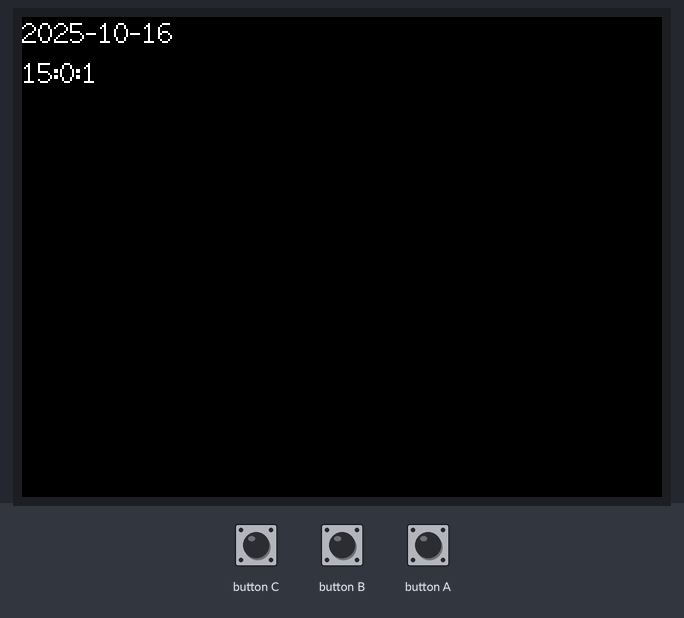
Recording of a program running on a simulated ESP32. Parts: 320×240 colour display. The test bench sets the inputs (shaded band). The local clock reads 2024-03-15 10:24:30 at power-on unless the program sets it; storage starts empty; random numbers use the default seed unless the program sets one.

Above: at 1.3 s.
1.4 s: button A pressed for 0.15 s
At 2.4 s:
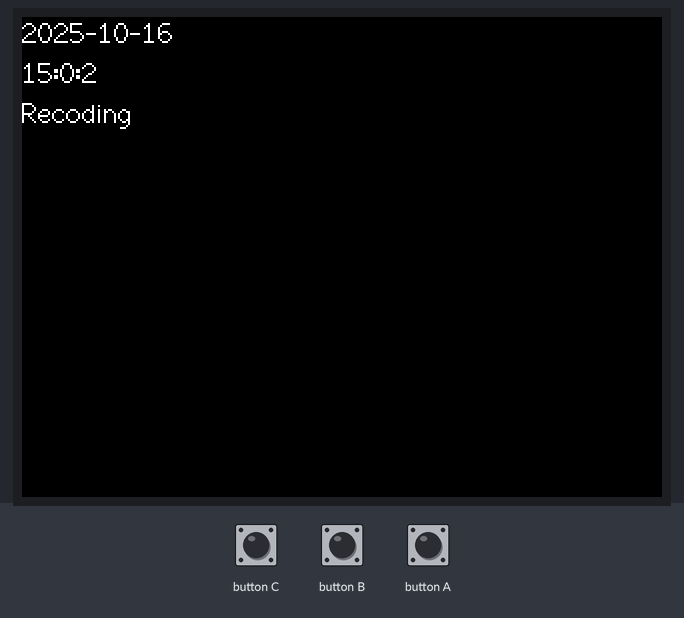
4.5 s: button C pressed for 0.15 s
At 7.4 s:
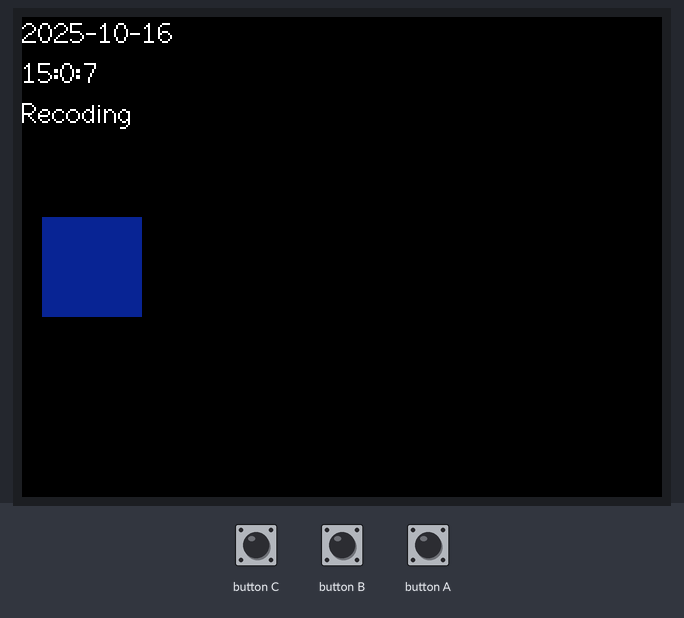
7.6 s: button B pressed for 0.15 s
At 12.8 s:
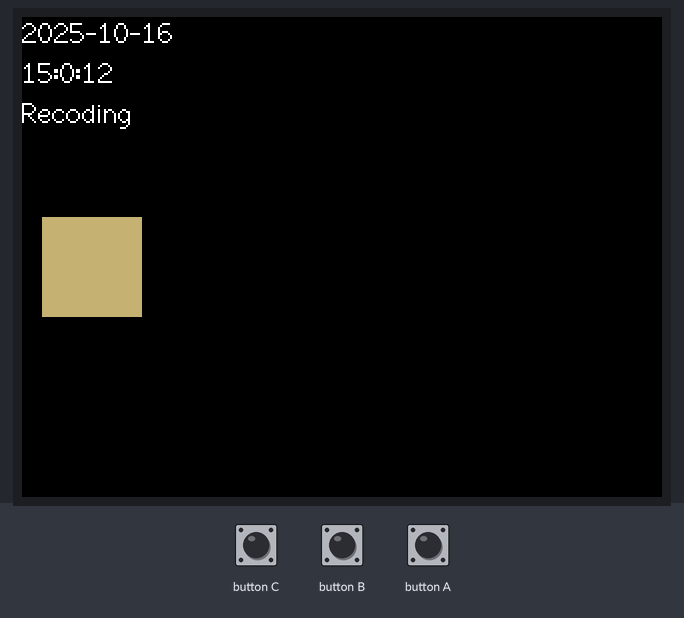
13.7 s: button C pressed for 1 s
At 17.5 s:
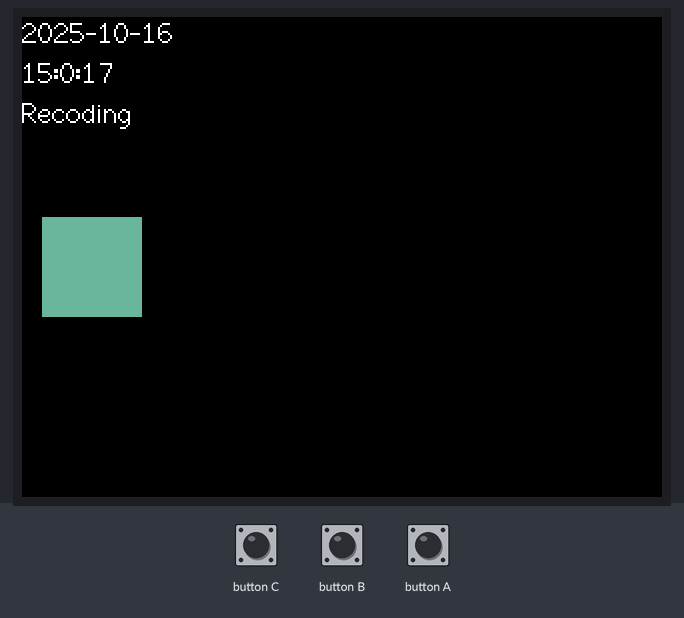
17.7 s: button B pressed for 1 s
21.7 s: button A pressed for 1 s
Timing chart, 0 to 24.7 s (numbered marks = the images above; inputs shaded):
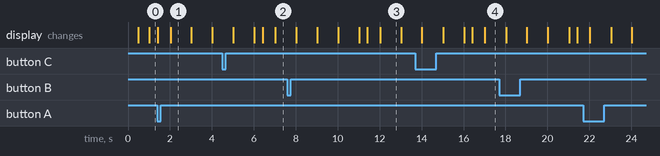

The program:

main.cpp
```cpp
#include <M5Unified.h>
#include <SD.h>

hw_timer_t* timer = nullptr;
volatile bool tick_flag = false;
int interval_seconds = 5;  // ★ ここを変えれば間隔変更（例：5秒ごと）
bool running = false;                // ★ スタート状態
File sdcard;

void saveColor(String t, uint32_t r, uint32_t g, uint32_t b);
void IRAM_ATTR onTimerISR() { tick_flag = true; /*ISRではフラグだけ*/ }

void setup(void) {
  auto cfg = M5.config();
  M5.begin(cfg);
  //RTC初期化
  m5::rtc_datetime_t t;
  t.date.year   = 2025;
  t.date.month  = 10;
  t.date.date   = 16;
  t.date.weekDay = 0;   // 任意（0=日曜日）
  t.time.hours   = 15;
  t.time.minutes = 0;
  t.time.seconds = 0;
  M5.Rtc.setDateTime(t);

  //割り込みタイマー初期化（Arduino-ESP32 3.x のAPI）
  timer = timerBegin(1000000);                 // タイマーを1MHz（1カウント=1マイクロ秒）で作成
  timerAttachInterrupt(timer, &onTimerISR);    // 割り込み時に呼ぶ関数を登録
  timerAlarm(timer, (uint64_t)interval_seconds * 1000000ULL, true, 0); // interval秒ごと・繰り返し・回数無制限
  timerStop(timer);                            // Aボタンが押されるまで止めておく

  //SDカード初期化
  SD.begin(4, SPI, 40000000); // SDカード初期化(CSピン4, SPIクロック40MHz)
  sdcard = SD.open("/m5_color.csv", FILE_WRITE); // 追記モードでオープン
  sdcard.println("time,r,g,b");// ヘッダー行書き込み
  sdcard.flush();

  randomSeed(micros());//乱数初期化
}

void loop(void) {

  M5.update();
  //RTCから日時取得
  auto dt = M5.Rtc.getDateTime();
  String DATE = String(dt.date.year) + "-" + String(dt.date.month) + "-" + String(dt.date.date);
  String TIME = String(dt.time.hours) + ":" + String(dt.time.minutes) + ":" + String(dt.time.seconds);

  // ★ Aボタンでスタート（タイマ有効化）
  if (M5.BtnA.wasPressed() && !running) {
    running = true;
    tick_flag = false;
    timerRestart(timer);  // カウントを0に戻して
    timerStart(timer);    // タイマー開始
  }

  //割り込みタイマーでフラグが立ったら色を変えて保存
  if (tick_flag) {
      tick_flag = false;
      uint8_t R = random(256); // 0-255の乱数
      uint8_t G = random(256);
      uint8_t B = random(256);
      uint16_t COLOR = M5.Lcd.color565(R, G, B);
      M5.Lcd.fillRect(10, 100, 50, 50, COLOR);
      saveColor(TIME, R, G, B); // 色保存
  }

  M5.Display.drawString(DATE, 0, 0, 2);
  M5.Display.drawString(TIME, 0, 20, 2);
  if(running) M5.Display.drawString("Recoding", 0, 40, 2);
}

void saveColor(String t, uint32_t r, uint32_t g, uint32_t b) {
  // CSV形式で「時刻,R,G,B」書き込み(時刻は起動からのミリ秒)
  String line = t + ',' + String(r) + "," + String(g) + "," + String(b);
  if (sdcard)
  {
    sdcard.println(line); // 書き込み
    sdcard.flush();       // SDカードに保存
  }
}
```
